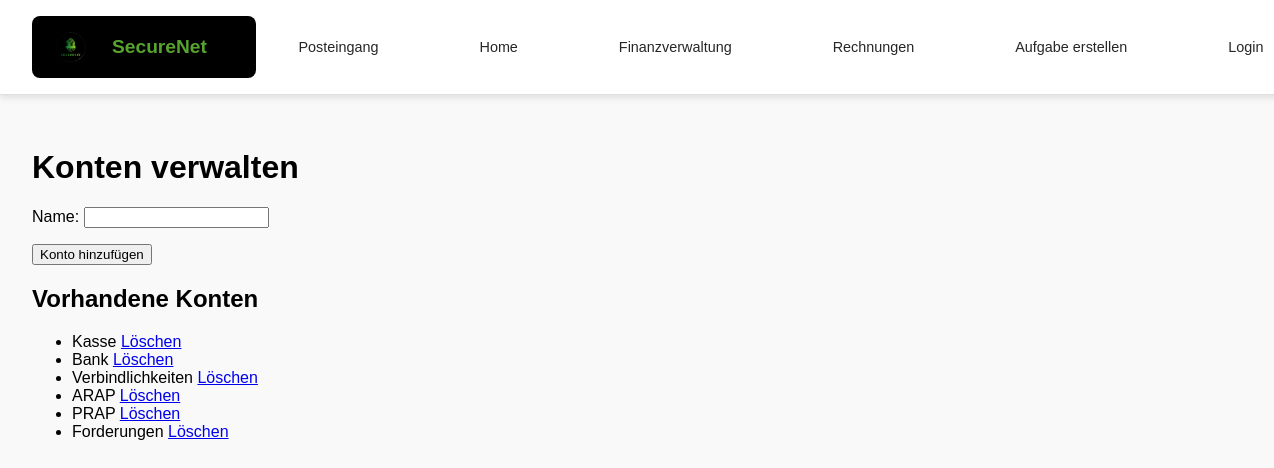
The page /posts/konten_verwalten/ on the database its author committed.
### posts/models.py (models this page shows, shortened)
class Konto(models.Model):
    name = models.CharField(max_length=255, unique=True)

### posts/views.py (the view)
# urls.py: path('konten_verwalten/', views.konten_verwalten, name='konten_verwalten'),
def konten_verwalten(request):
    if request.method == 'POST':
        form = KontoForm(request.POST)
        if form.is_valid():
            form.save()
            messages.success(request, "Konto erfolgreich hinzugefügt.")
            return redirect('posts:konten_verwalten')
    else:
        form = KontoForm()
    konten = Konto.objects.all()
    return render(request, 'posts/konten_verwalten.html', {'form': form, 'konten': konten})

### posts/forms.py
class KontoForm(forms.ModelForm):
    class Meta:
        model = Konto
        fields = ['name']

### posts/templates/posts/konten_verwalten.html (shortened to what this page needs)
{% extends 'master_layout.html' %}
{% block content %}
    <h1>Konten verwalten</h1>
    <form method="post">
        {{ form.as_p }}
        <button type="submit" class="btn btn-primary">Konto hinzufügen</button>
    </form>
    <h2>Vorhandene Konten</h2>
    <ul>
        {% for konto in konten %}
            <li>
                {{ konto.name }}
                <a href="{% url 'posts:konto_loeschen' konto.id %}" class="btn btn-danger" onclick="return confirm('Sind Sie sicher, dass Sie dieses Konto löschen möchten?')">Löschen</a>
            </li>
        {% endfor %}
    </ul>
{% endblock %}

### static/css/master_layout.css (style rules this page uses)
body { margin: 0; padding: 0; font-family: Arial, sans-serif; background-color: #f9f9f9; }

### rows shown on the page
Konto: name "Kasse"
Konto: name "Bank"
Konto: name "Verbindlichkeiten"
Konto: name "ARAP"
Konto: name "PRAP"
Konto: name "Forderungen"
